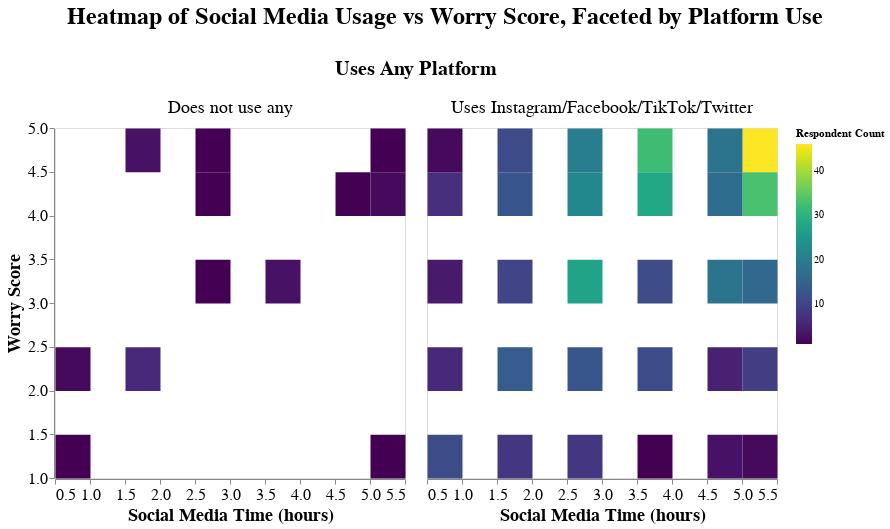

The code cell stored with this chart in its notebook:
### Code cell
base = alt.Chart(filtered_df).mark_rect().encode(
    x=alt.X('sm_time_daily_num:Q', bin=alt.Bin(maxbins=10), title='Social Media Time (hours)'),
    y=alt.Y('worried:Q', bin=alt.Bin(maxbins=10), title='Worry Score'),
    color=alt.Color('count():Q', scale=alt.Scale(scheme='viridis'), title='Respondent Count'),
    tooltip=[alt.Tooltip('count()', title='Count')]
).properties(
    width=350,
    height=350
)

chart_heat = base.facet(
    column=alt.Column('uses_any_platform:N', title='Uses Any Platform')
).properties(
    title='Heatmap of Social Media Usage vs Worry Score, Faceted by Platform Use'
).configure_title(
    fontSize=24,
    anchor='middle',
    offset=30
).configure_axis(
    labelFontSize=16,
    titleFontSize=18
).configure_header(
    labelFontSize=18,
    titleFontSize=20
)

chart_heat
# chart_heat.save('chart_heat.json')

### Figure 1 — Vega-Lite specification as saved in the notebook (floating-point values rounded to 4 significant figures; data arrays with more than 128 entries replaced by an {"elided": "..."} marker saying what was removed)
{"config": {"view": {"continuousWidth": 300, "continuousHeight": 300}, "axis": {"labelFontSize": 16, "titleFontSize": 18}, "header": {"labelFontSize": 18, "titleFontSize": 20}, "title": {"anchor": "middle", "fontSize": 24, "offset": 30}}, "data": {"name": "data-59b6f8eee09e6c87722c83b45d5311da"}, "facet": {"column": {"field": "uses_any_platform", "title": "Uses Any Platform", "type": "nominal"}}, "spec": {"mark": {"type": "rect"}, "encoding": {"color": {"aggregate": "count", "scale": {"scheme": "viridis"}, "title": "Respondent Count", "type": "quantitative"}, "tooltip": [{"aggregate": "count", "title": "Count", "type": "quantitative"}], "x": {"bin": {"maxbins": 10}, "field": "sm_time_daily_num", "title": "Social Media Time (hours)", "type": "quantitative"}, "y": {"bin": {"maxbins": 10}, "field": "worried", "title": "Worry Score", "type": "quantitative"}}, "height": 350, "width": 350}, "title": "Heatmap of Social Media Usage vs Worry Score, Faceted by Platform Use", "$schema": "https://vega.github.io/schema/vega-lite/v5.20.1.json", "datasets": {"data-59b6f8eee09e6c87722c83b45d5311da": {"elided": "449 records"}}}
